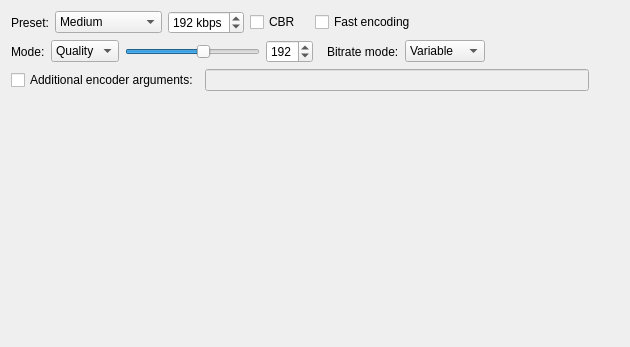
<?xml version="1.0" encoding="UTF-8"?>
<ui version="4.0">
 <class>LameCodecWidget</class>
 <widget class="QWidget" name="LameCodecWidget">
  <property name="geometry">
   <rect>
    <x>0</x>
    <y>0</y>
    <width>630</width>
    <height>347</height>
   </rect>
  </property>
  <property name="windowTitle">
   <string>Form</string>
  </property>
  <layout class="QVBoxLayout" name="verticalLayout" stretch="0,0,0,1">
   <item>
    <layout class="QHBoxLayout" name="horizontalLayout">
     <item>
      <widget class="QLabel" name="label">
       <property name="text">
        <string>Preset:</string>
       </property>
      </widget>
     </item>
     <item>
      <widget class="QComboBox" name="presetComboBox">
       <property name="toolTip">
        <string>Either use one of lames's presets or your own settings.</string>
       </property>
       <item>
        <property name="text">
         <string>Medium</string>
        </property>
       </item>
       <item>
        <property name="text">
         <string>Standard</string>
        </property>
       </item>
       <item>
        <property name="text">
         <string>Extreme</string>
        </property>
       </item>
       <item>
        <property name="text">
         <string>Insane</string>
        </property>
       </item>
       <item>
        <property name="text">
         <string>Specify bitrate</string>
        </property>
       </item>
       <item>
        <property name="text">
         <string>User defined</string>
        </property>
       </item>
      </widget>
     </item>
     <item>
      <widget class="QSpinBox" name="presetBitrateSpinBox">
       <property name="suffix">
        <string> kbps</string>
       </property>
       <property name="minimum">
        <number>8</number>
       </property>
       <property name="maximum">
        <number>320</number>
       </property>
       <property name="value">
        <number>192</number>
       </property>
      </widget>
     </item>
     <item>
      <widget class="QCheckBox" name="presetBitrateCbrCheckBox">
       <property name="toolTip">
        <string>Encode using a constant bitrate.
Only works with 80, 96, 112, 128, 160, 192, 224, 256 and 320 kbps</string>
       </property>
       <property name="text">
        <string>CBR</string>
       </property>
      </widget>
     </item>
     <item>
      <spacer name="horizontalSpacer_5">
       <property name="orientation">
        <enum>Qt::Horizontal</enum>
       </property>
       <property name="sizeType">
        <enum>QSizePolicy::Minimum</enum>
       </property>
       <property name="sizeHint" stdset="0">
        <size>
         <width>8</width>
         <height>20</height>
        </size>
       </property>
      </spacer>
     </item>
     <item>
      <widget class="QCheckBox" name="presetFastCheckBox">
       <property name="toolTip">
        <string>Use a faster encoding algorithm (results in a slightly lower output quality).</string>
       </property>
       <property name="text">
        <string>Fast encoding</string>
       </property>
      </widget>
     </item>
     <item>
      <spacer name="horizontalSpacer">
       <property name="orientation">
        <enum>Qt::Horizontal</enum>
       </property>
       <property name="sizeHint" stdset="0">
        <size>
         <width>40</width>
         <height>20</height>
        </size>
       </property>
      </spacer>
     </item>
    </layout>
   </item>
   <item>
    <widget class="QStackedWidget" name="presetStackedWidget">
     <property name="sizePolicy">
      <sizepolicy hsizetype="Preferred" vsizetype="Preferred">
       <horstretch>0</horstretch>
       <verstretch>0</verstretch>
      </sizepolicy>
     </property>
     <property name="currentIndex">
      <number>1</number>
     </property>
     <widget class="QWidget" name="page">
      <property name="sizePolicy">
       <sizepolicy hsizetype="Preferred" vsizetype="Preferred">
        <horstretch>0</horstretch>
        <verstretch>0</verstretch>
       </sizepolicy>
      </property>
      <layout class="QHBoxLayout" name="horizontalLayout_4">
       <property name="margin">
        <number>0</number>
       </property>
       <item>
        <widget class="QLabel" name="label_5">
         <property name="sizePolicy">
          <sizepolicy hsizetype="Preferred" vsizetype="Preferred">
           <horstretch>0</horstretch>
           <verstretch>0</verstretch>
          </sizepolicy>
         </property>
         <property name="text">
          <string>TextLabel</string>
         </property>
        </widget>
       </item>
      </layout>
     </widget>
     <widget class="QWidget" name="page_2">
      <property name="sizePolicy">
       <sizepolicy hsizetype="Preferred" vsizetype="Preferred">
        <horstretch>0</horstretch>
        <verstretch>0</verstretch>
       </sizepolicy>
      </property>
      <layout class="QHBoxLayout" name="horizontalLayout_2">
       <property name="margin">
        <number>0</number>
       </property>
       <item>
        <widget class="QLabel" name="label_2">
         <property name="text">
          <string>Mode:</string>
         </property>
        </widget>
       </item>
       <item>
        <widget class="QComboBox" name="modeComboBox">
         <item>
          <property name="text">
           <string>Quality</string>
          </property>
         </item>
         <item>
          <property name="text">
           <string>Bitrate</string>
          </property>
         </item>
        </widget>
       </item>
       <item>
        <widget class="QSlider" name="qualitySlider">
         <property name="minimum">
          <number>8</number>
         </property>
         <property name="maximum">
          <number>320</number>
         </property>
         <property name="pageStep">
          <number>8</number>
         </property>
         <property name="sliderPosition">
          <number>192</number>
         </property>
         <property name="orientation">
          <enum>Qt::Horizontal</enum>
         </property>
        </widget>
       </item>
       <item>
        <widget class="QSpinBox" name="qualitySpinBox">
         <property name="minimum">
          <number>8</number>
         </property>
         <property name="maximum">
          <number>320</number>
         </property>
         <property name="value">
          <number>192</number>
         </property>
        </widget>
       </item>
       <item>
        <spacer name="horizontalSpacer_3">
         <property name="orientation">
          <enum>Qt::Horizontal</enum>
         </property>
         <property name="sizeType">
          <enum>QSizePolicy::Fixed</enum>
         </property>
         <property name="sizeHint" stdset="0">
          <size>
           <width>8</width>
           <height>20</height>
          </size>
         </property>
        </spacer>
       </item>
       <item>
        <widget class="QLabel" name="label_3">
         <property name="text">
          <string>Bitrate mode:</string>
         </property>
        </widget>
       </item>
       <item>
        <widget class="QComboBox" name="bitrateModeComboBox">
         <item>
          <property name="text">
           <string>Variable</string>
          </property>
         </item>
         <item>
          <property name="text">
           <string>Average</string>
          </property>
         </item>
         <item>
          <property name="text">
           <string>Constant</string>
          </property>
         </item>
        </widget>
       </item>
       <item>
        <spacer name="horizontalSpacer_2">
         <property name="orientation">
          <enum>Qt::Horizontal</enum>
         </property>
         <property name="sizeHint" stdset="0">
          <size>
           <width>40</width>
           <height>20</height>
          </size>
         </property>
        </spacer>
       </item>
      </layout>
     </widget>
    </widget>
   </item>
   <item>
    <layout class="QHBoxLayout" name="horizontalLayout_3">
     <item>
      <widget class="QCheckBox" name="cmdArgumentsCheckBox">
       <property name="text">
        <string>Additional encoder arguments:</string>
       </property>
      </widget>
     </item>
     <item>
      <widget class="QLineEdit" name="cmdArgumentsLineEdit">
       <property name="enabled">
        <bool>false</bool>
       </property>
      </widget>
     </item>
     <item>
      <widget class="QToolButton" name="manPageButton">
       <property name="toolTip">
        <string>Show man page</string>
       </property>
       <property name="text">
        <string/>
       </property>
       <property name="icon">
        <iconset theme="dialog-information"/>
       </property>
       <property name="autoRaise">
        <bool>true</bool>
       </property>
      </widget>
     </item>
    </layout>
   </item>
   <item>
    <spacer name="verticalSpacer">
     <property name="orientation">
      <enum>Qt::Vertical</enum>
     </property>
     <property name="sizeHint" stdset="0">
      <size>
       <width>20</width>
       <height>252</height>
      </size>
     </property>
    </spacer>
   </item>
  </layout>
 </widget>
 <resources/>
 <connections/>
</ui>
